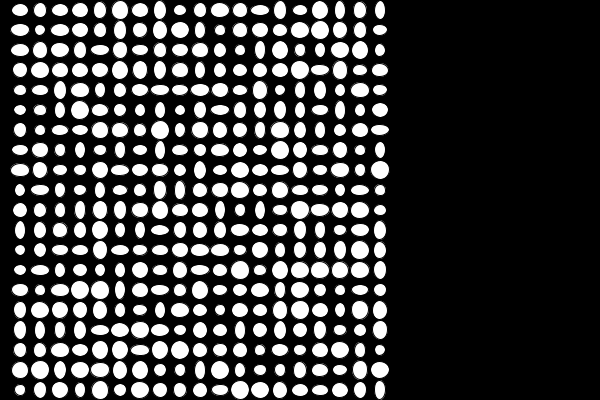
Frame 1 (no input)
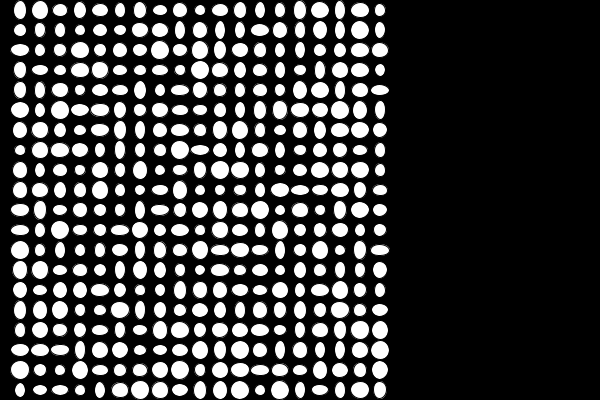
Frame 2 (the mouse pressed at the canvas centre, redrawn once)

The Processing sketch that drew these frames (run headless with seeded random() and noise(); the mouse was pressed at the canvas centre and the sketch redrawn once):

// Processing sketch: exe06
// ── exe06.pde
void setup (){
  size (600,400);
  noLoop();//parar loop
}

void draw(){
  background(0);
  for(int i=1;i<20;i++){
     for(int j=10;j<height;j=j+20){
        ellipse(i*20,j, random(10,20), random(10,20));
     }
 
  }//fecha for
}
